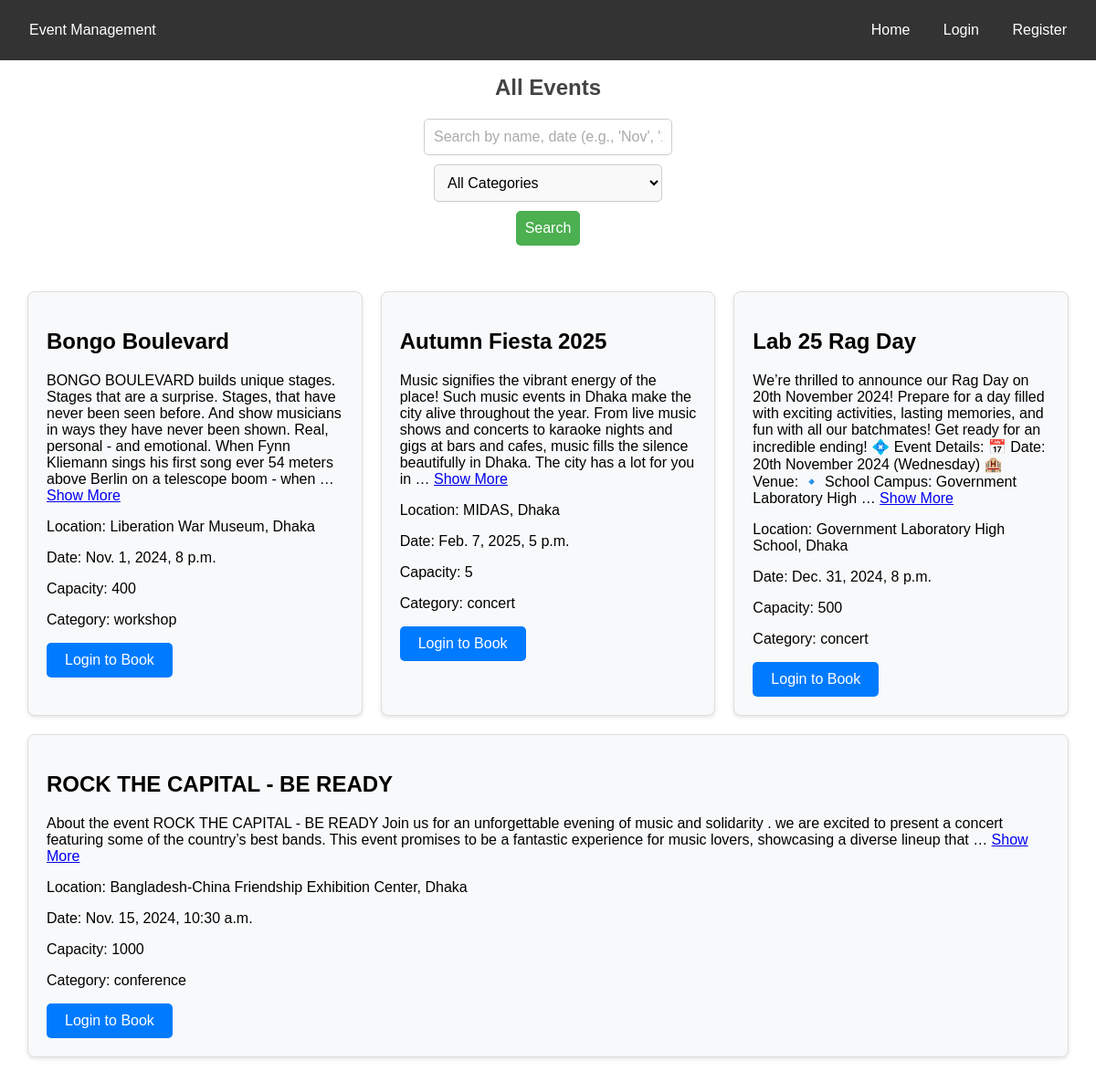
The page / on the database its author committed.
### event/models.py (models this page shows, shortened)
class Event(models.Model):
    CATEGORY_CHOICES = [
        ('conference', 'Conference'),
        ('concert', 'Concert'),
        ('workshop', 'Workshop'),
    ]
    name = models.CharField(max_length=200)
    description = models.TextField()
    location = models.CharField(max_length=200)
    date = models.DateTimeField()
    category = models.CharField(max_length=20, choices=CATEGORY_CHOICES)
    capacity = models.PositiveIntegerField()
    created_by = models.ForeignKey(
        User, on_delete=models.CASCADE, related_name="events")

### event_management/views.py (the view, shortened to what this page needs)
# urls.py: 2. Add a URL to urlpatterns:  path('', views.home, name='home')
def home(request):
    events = Event.objects.all()
    booked_events = []
    query = request.GET.get('search', '').strip()
    category = request.GET.get('category', '')
    if request.user.is_authenticated:
        booked_events = Booking.objects.filter(
            user=request.user).values_list('event_id', flat=True)
    if category:
        events = events.filter(category=category)
    return render(request, 'home.html', {
        'events': events,
        'booked_events': booked_events,
        'search_query': query,
        'selected_category': category,
    })

### templates/home.html (shortened to what this page needs)
{% extends 'base.html' %}
{% block content %}
{% load static %}
<link rel="stylesheet" href="{% static 'css/card.css' %}" />
<link rel="stylesheet" href="{% static 'css/search.css' %}" />
<h1>All Events</h1>
<form method="get" action="{% url 'home' %}">
  <input type="text" name="search" placeholder="Search by name, date (e.g., 'Nov', '2024', '1'), or location" value="{{ search_query }}">
  <select name="category">
      <option value="">All Categories</option>
  </select>
  <button type="submit">Search</button>
</form>
<div class="event-container">
  {% if events %}
    {% for event in events %}
      <div class="event-card">
        <h2>{{ event.name }}</h2>
        <p>
          <span class="description-preview">
            {{ event.description|truncatewords:50 }}
          </span>
          <a href="javascript:void(0);" onclick="toggleDescription(this)" class="toggle-btn">Show More</a>
        </p>
        <p>Location: {{ event.location }}</p>
        <p>Date: {{ event.date }}</p>
        <p>Capacity: {{ event.capacity }}</p>
        <p>Category: {{ event.category }}</p>
        {% if user.is_authenticated %}
        {% if event.id in booked_events %}
            <span class="booked-status btn-book">Booked</span>
        {% elif event.booking_set.count >= event.capacity %}
            <span class="booked-status btn-book">Fully Booked</span>
        {% else %}
            <a href="{% url 'book_event' event.id %}" class="btn-book">Book Now</a>
        {% endif %}
    {% else %}
        <a href="{% url 'login' %}" class="btn-book">Login to Book</a>
    {% endif %}
      </div>
    {% endfor %}
  {% else %}
    <h4>No events added</h4>
  {% endif %}
</div>
{% endblock %}

### static/css/styles.css (style rules this page uses)
body { font-family: Arial, sans-serif; margin: 0; padding: 0; }

### static/css/form.css (style rules this page uses)
h1 { margin-bottom: 20px; font-size: 24px; text-align: center; color: #444; }
form { display: flex; flex-direction: column; }
input[type="email"], input[type="datetime-local"], input[type="password"], input[type="text"], input[type="date"], textarea, select { width: 100%; padding: 10px; border: 1px solid black; border-radius: 4px; font-size: 16px; transition: border-color 0.3s; }

### static/css/card.css (style rules this page uses)
.event-container { display: flex; flex-wrap: wrap; justify-content: space-between; margin: 0 auto; padding: 20px; max-width: 1200px; }
.event-card { background-color: #f8f9fa; border: 1px solid #ddd; border-radius: 8px; padding: 20px; margin: 10px; flex: 1 1 calc(25% - 20px); box-shadow: 0 2px 4px rgba(0, 0, 0, 0.1); transition: transform 0.3s; }
.btn-book { display: inline-block; padding: 10px 20px; background-color: #007bff; color: white; text-decoration: none; border-radius: 5px; transition: background-color 0.3s; }

### static/css/search.css (style rules this page uses)
form { display: flex; gap: 10px; align-items: center; margin-bottom: 20px; }
input[type="text"], select, button { padding: 10px; border: 1px solid #ccc; border-radius: 5px; font-size: 16px; }
input[type="text"], select { flex: 1; max-width: 250px; }
input[type="text"]::placeholder { color: #aaa; }
select { cursor: pointer; background-color: #f9f9f9; }
button { background-color: #4caf50; color: white; border: none; cursor: pointer; transition: background-color 0.3s ease; }

### rows shown on the page
Event: name "Bongo Boulevard", description "BONGO BOULEVARD builds unique stages. Stages that are a surprise. Stages, that have never been seen before. And show musicians in ways they have never been shown. Real, personal - and emotional. When Fynn Kliemann sings his first song ever 54 meters above Berlin on a telescope boom - when …", location "Liberation War Museum, Dhaka", date "Nov. 1, 2024, 8 p.m.", capacity "400", category "workshop"
Event: name "Autumn Fiesta 2025", description "Music signifies the vibrant energy of the place! Such music events in Dhaka make the city alive throughout the year. From live music shows and concerts to karaoke nights and gigs at bars and cafes, music fills the silence beautifully in Dhaka. The city has a lot for you in …", location "MIDAS, Dhaka", date "Feb. 7, 2025, 5 p.m.", capacity "5", category "concert"
Event: name "Lab 25 Rag Day", description "We’re thrilled to announce our Rag Day on 20th November 2024! Prepare for a day filled with exciting activities, lasting memories, and fun with all our batchmates! Get ready for an incredible ending! 💠 Event Details: 📅 Date: 20th November 2024 (Wednesday) 🏨 Venue: 🔹 School Campus: Government Laboratory High …", location "Government Laboratory High School, Dhaka", date "Dec. 31, 2024, 8 p.m.", capacity "500", category "concert"
Event: name "ROCK THE CAPITAL - BE READY", description "About the event ROCK THE CAPITAL - BE READY Join us for an unforgettable evening of music and solidarity . we are excited to present a concert featuring some of the country’s best bands. This event promises to be a fantastic experience for music lovers, showcasing a diverse lineup that …", location "Bangladesh-China Friendship Exhibition Center, Dhaka", date "Nov. 15, 2024, 10:30 a.m.", capacity "1000", category "conference"
